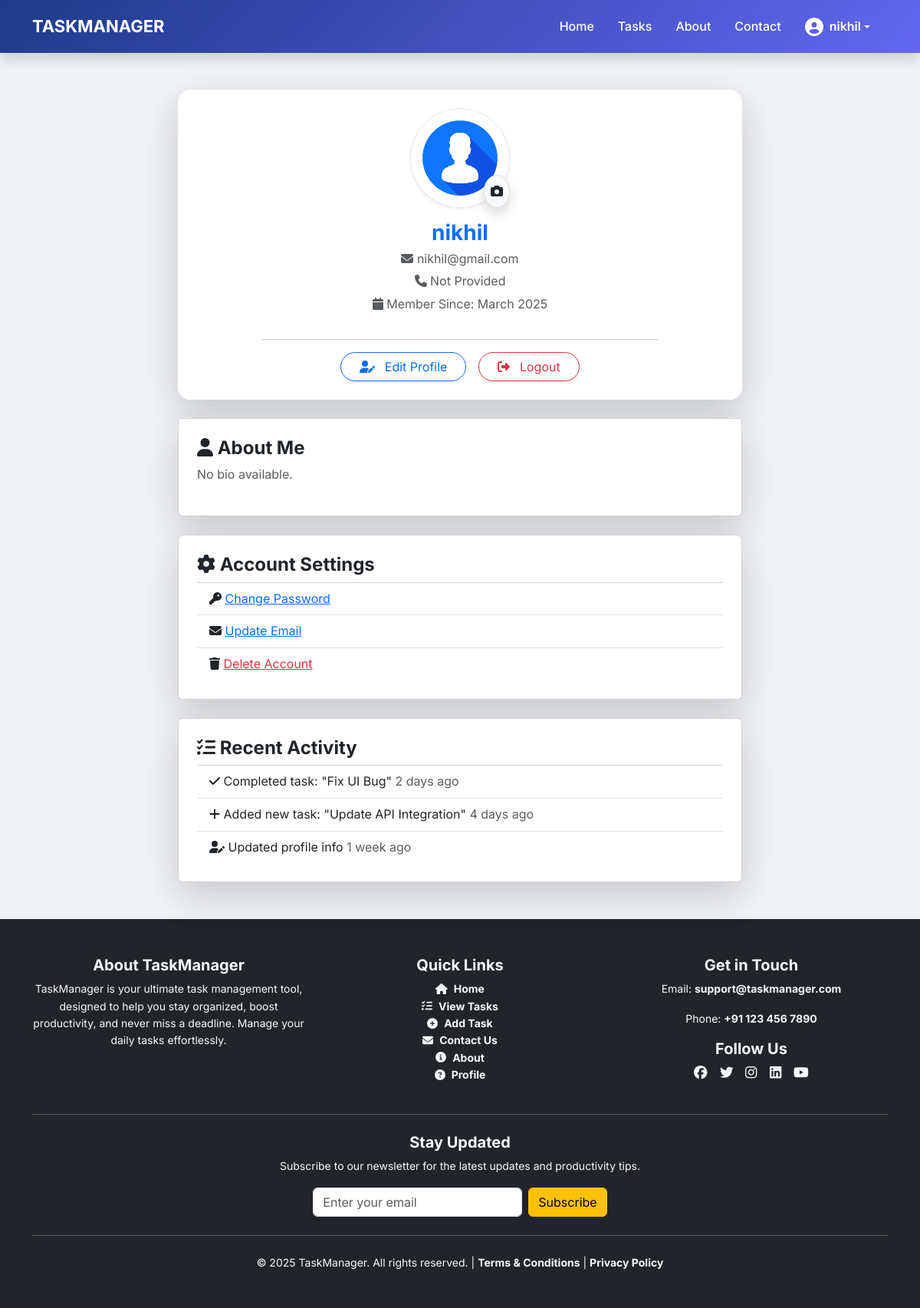
Screenshot of /views/profile.php (signed in) with the database file from the repository.
### tables this page shows
CREATE TABLE `users` (
  `id` int(11) NOT NULL,
  `username` varchar(50) NOT NULL,
  `email` varchar(100) NOT NULL,
  `phone` varchar(12) DEFAULT NULL,
  `password` varchar(255) NOT NULL,
  `profile_img` varchar(255) NOT NULL,
  `bio` text DEFAULT NULL,
  `created_at` timestamp NOT NULL DEFAULT current_timestamp()
);

### views/profile.php (the view, shortened to what this page needs)
<?php
require_once '../config/db.php';
$user_id = $_SESSION['user_id'];
try {
    $query = $pdo->prepare("SELECT * FROM users WHERE id = :user_id");
    $query->bindParam(':user_id', $user_id, PDO::PARAM_INT);
    $query->execute();
    $user = $query->fetch(PDO::FETCH_ASSOC);
} catch (PDOException $e) {
    die("Database error: " . $e->getMessage());
}
$profile_image = !empty($user['profile_img']) ? $user['profile_img'] : '../public/images/default_img.png';
$created_at = date("F d, Y", strtotime($user['created_at']));
?>
<!DOCTYPE html>
<html lang="en">
<head>
    <link rel="stylesheet" href="https://cdn.jsdelivr.net/npm/bootstrap@5.3.0/dist/css/bootstrap.min.css">
    <link rel="stylesheet" href="../public/css/style.css">
    <link rel="stylesheet" href="https://cdnjs.cloudflare.com/ajax/libs/font-awesome/6.5.1/css/all.min.css">
</head>
<body>
    <?php include '../includes/header.php'; ?>
    <div class="container mt-5">
        <div class="row justify-content-center">
            <div class="col-md-8">
<div class="card shadow-lg p-4 text-center border-0 rounded-4">
    <div class="d-flex flex-column align-items-center">
        <div class="position-relative">
            <img id="profileImage" src="<?php echo htmlspecialchars($profile_image); ?>"
                 alt="User Avatar" class="rounded-circle border shadow-sm"
                 width="130" height="130">
            <button class="position-absolute bottom-0 end-0 p-2 bg-light rounded-circle shadow border"
                    onclick="document.getElementById('imageUpload').click()" title="Change Profile Picture">
                <i class="fa-solid fa-camera text-dark"></i>
            </button>
        </div>
        <h3 class="fw-bold mt-3 mb-1 text-primary"><?php echo htmlspecialchars($user['username']); ?></h3>
        <p class="text-muted mb-1"><i class="fa-solid fa-envelope"></i> <?php echo htmlspecialchars($user['email']); ?></p>
        <p class="text-muted mb-1"><i class="fa-solid fa-phone"></i> <?php echo !empty($user['phone']) ? htmlspecialchars($user['phone']) : "Not Provided"; ?></p>
        <p class="text-muted"><i class="fa-solid fa-calendar"></i> Member Since: <?php echo date("F Y", strtotime($created_at)); ?></p>
        <hr class="w-75 my-3">
        <div class="d-flex justify-content-center gap-3">
            <a href="edit_profile.php" class="btn btn-outline-primary rounded-pill px-4 shadow-sm">
                <i class="fa-solid fa-user-edit me-2"></i> Edit Profile
            </a>
            <a href="../auth/logout.php" class="btn btn-outline-danger rounded-pill px-4 shadow-sm">
                <i class="fa-solid fa-sign-out-alt me-2"></i> Logout
            </a>
        </div>
    </div>
</div>
                <div class="card shadow-lg mt-4 p-4">
                    <h4 class="fw-bold"><i class="fa-solid fa-user"></i> About Me</h4>
                    <p class="text-muted">
                        <?php echo !empty($user['bio']) ? htmlspecialchars($user['bio']) : "No bio available."; ?>
                    </p>
                </div>
                <div class="card shadow-lg mt-4 p-4">
                    <h4 class="fw-bold"><i class="fa-solid fa-cog"></i> Account Settings</h4>
                    <ul class="list-group list-group-flush">
                        <li class="list-group-item">
                            <i class="fa-solid fa-key"></i>
                            <a href="#" data-bs-toggle="modal" data-bs-target="#changePasswordModal">Change Password</a>
                        </li>
                        <li class="list-group-item">
                            <i class="fa-solid fa-envelope"></i>
                            <a href="#" data-bs-toggle="modal" data-bs-target="#updateEmailModal">Update Email</a>
                        </li>
                        <li class="list-group-item">
                            <i class="fa-solid fa-trash"></i>
                            <a href="#" class="text-danger" data-bs-toggle="modal" data-bs-target="#deleteAccountModal">Delete Account</a>
                        </li>
                    </ul>
                </div>
                <div class="card shadow-lg mt-4 p-4">
                    <h4 class="fw-bold"><i class="fa-solid fa-list-check"></i> Recent Activity</h4>
                    <ul class="list-group list-group-flush">
                        <li class="list-group-item"><i class="fa-solid fa-check"></i> Completed task: "Fix UI Bug" <span class="text-muted">2 days ago</span></li>
                        <li class="list-group-item"><i class="fa-solid fa-plus"></i> Added new task: "Update API Integration" <span class="text-muted">4 days ago</span></li>
                        <li class="list-group-item"><i class="fa-solid fa-user-edit"></i> Updated profile info <span class="text-muted">1 week ago</span></li>
                    </ul>
                </div>
            </div>
        </div>
    </div>
</body>
</html>
<?php
include "../includes/footer.php";
?>

### public/css/style.css (style rules this page uses)
body { font-family: 'Inter', sans-serif; background-color: #f4f7fc; color: #333; line-height: 1.6; margin: 0; padding: 0; }
body { background-color: #f0f2f5; }

### rows the page displays
users: username "nikhil", email "nikhil@gmail.com", created_at "March 2025"

### other values shown
$username "nikhil"
